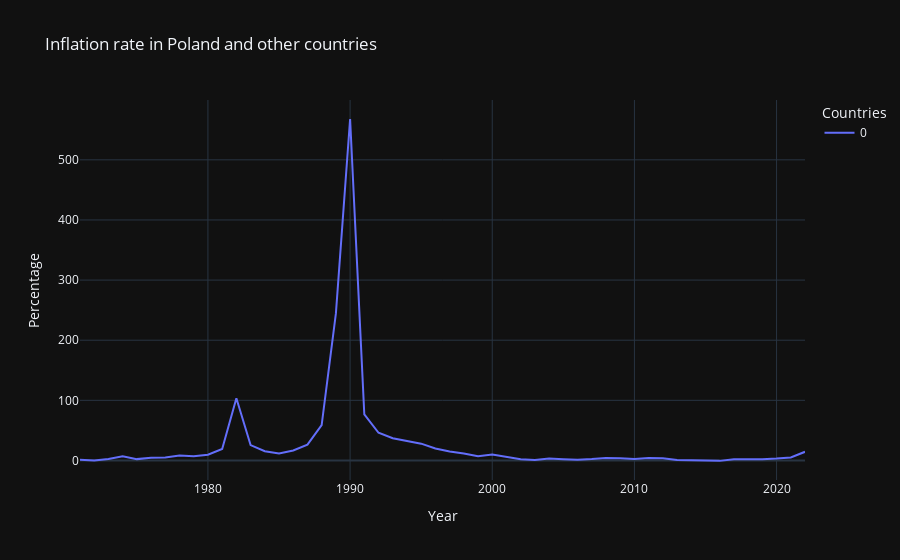

This figure's notebook cell:
### Code cell
fig = px.line(Inflation_PL, labels={'value': 'Percentage', 'index': 'Year', 'variable': 'Countries'}, title="Inflation rate in Poland and other countries", line_group='variable')
fig.show()

### Figure 1 — Plotly figure (JSON) as saved in the notebook; plotly's stock layout.template omitted (floating-point values rounded to 4 significant figures)
{"data": [{"hovertemplate": "Countries=0<br>Year=%{x}<br>Percentage=%{y}<extra></extra>", "legendgroup": "0", "line": {"color": "#636efa", "dash": "solid"}, "marker": {"symbol": "circle"}, "mode": "lines", "name": "0", "orientation": "v", "showlegend": true, "x": ["1971-01-01T00:00:00", "1972-01-01T00:00:00", "1973-01-01T00:00:00", "1974-01-01T00:00:00", "1975-01-01T00:00:00", "1976-01-01T00:00:00", "1977-01-01T00:00:00", "1978-01-01T00:00:00", "1979-01-01T00:00:00", "1980-01-01T00:00:00", "1981-01-01T00:00:00", "1982-01-01T00:00:00", "1983-01-01T00:00:00", "1984-01-01T00:00:00", "1985-01-01T00:00:00", "1986-01-01T00:00:00", "1987-01-01T00:00:00", "1988-01-01T00:00:00", "1989-01-01T00:00:00", "1990-01-01T00:00:00", "1991-01-01T00:00:00", "1992-01-01T00:00:00", "1993-01-01T00:00:00", "1994-01-01T00:00:00", "1995-01-01T00:00:00", "1996-01-01T00:00:00", "1997-01-01T00:00:00", "1998-01-01T00:00:00", "1999-01-01T00:00:00", "2000-01-01T00:00:00", "2001-01-01T00:00:00", "2002-01-01T00:00:00", "2003-01-01T00:00:00", "2004-01-01T00:00:00", "2005-01-01T00:00:00", "2006-01-01T00:00:00", "2007-01-01T00:00:00", "2008-01-01T00:00:00", "2009-01-01T00:00:00", "2010-01-01T00:00:00", "2011-01-01T00:00:00", "2012-01-01T00:00:00", "2013-01-01T00:00:00", "2014-01-01T00:00:00", "2015-01-01T00:00:00", "2016-01-01T00:00:00", "2017-01-01T00:00:00", "2018-01-01T00:00:00", "2019-01-01T00:00:00", "2020-01-01T00:00:00", "2021-01-01T00:00:00", "2022-01-01T00:00:00"], "xaxis": "x", "y": [1.1, -0.09891, 2.475, 7.053, 2.256, 4.413, 4.903, 8.101, 7.026, 9.683, 19.13, 103.6, 25.53, 15.4, 11.52, 16.55, 26.38, 58.72, 244.6, 567.9, 76.77, 46.1, 36.96, 32.99, 27.95, 19.79, 14.91, 11.6, 7.154, 9.9, 5.408, 1.905, 0.6827, 3.383, 2.184, 1.285, 2.459, 4.165, 3.795, 2.581, 4.239, 3.56, 0.992, 0.05382, -0.8741, -0.6648, 2.076, 1.813, 2.227, 3.374, 5.055, 14.43], "yaxis": "y", "type": "scatter"}], "layout": {"xaxis": {"anchor": "y", "domain": [0.0, 1.0], "title": {"text": "Year"}}, "yaxis": {"anchor": "x", "domain": [0.0, 1.0], "title": {"text": "Percentage"}}, "legend": {"title": {"text": "Countries"}, "tracegroupgap": 0}, "title": {"text": "Inflation rate in Poland and other countries"}}}
